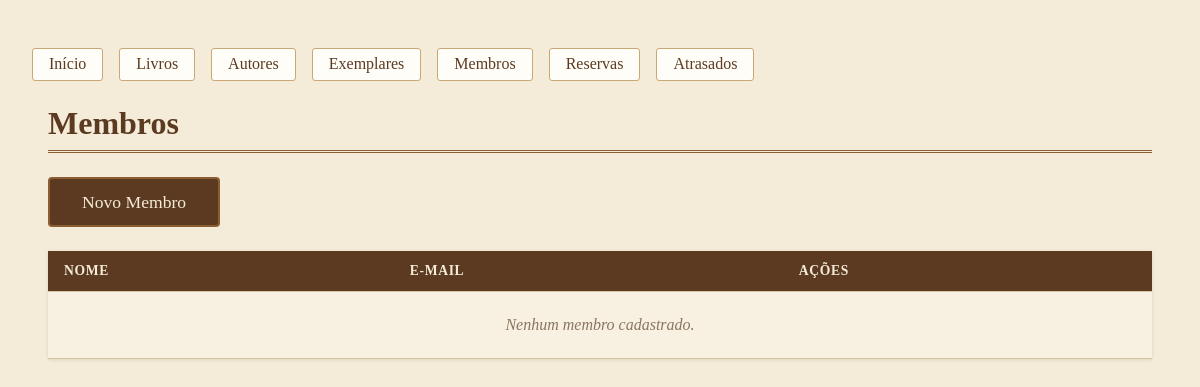
/membros/, run on an earlier commit of the app's database.
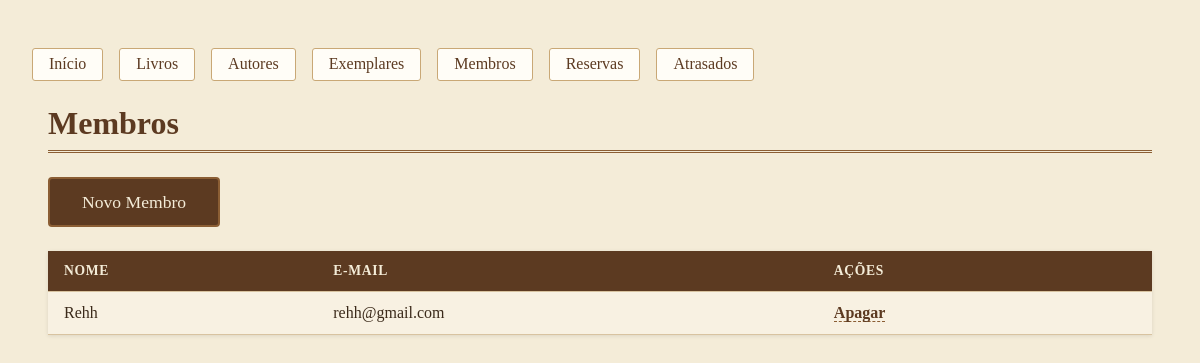
And on a later commit of the database.
### acervo/models.py (models this page shows, shortened)
class Membro(models.Model):
    nome = models.CharField(max_length=100)
    email = models.EmailField(unique=True)

### acervo/views.py (the view)
# urls.py: path('membros/', views.lista_membros, name='lista_membros'),
def lista_membros(request):
    membros = Membro.objects.all()
    return render(request, 'acervo/membros/lista.html', {'membros': membros})

### acervo/templates/acervo/membros/lista.html (shortened to what this page needs)
{% extends 'acervo/base.html' %}
{% block conteudo %}
<h1>Membros</h1>
<a href="{% url 'novo_membro' %}" class="botao-principal">Novo Membro</a>
<table>
    <tr><th>Nome</th><th>E-mail</th><th>Ações</th></tr>
    {% for membro in membros %}
    <tr>
        <td>{{ membro.nome }}</td>
        <td>{{ membro.email }}</td>
        <td><a href="{% url 'apagar_membro' membro.id %}">Apagar</a></td>
    </tr>
    {% empty %}
    <tr><td colspan="3">Nenhum membro cadastrado.</td></tr>
    {% endfor %}
</table>
{% endblock %}

What changed in the data, as far as the page shows it:
added Membro: nome "Rehh", email "rehh@gmail.com"
Also different on the page:
text no longer shown: "Nenhum membro cadastrado."
